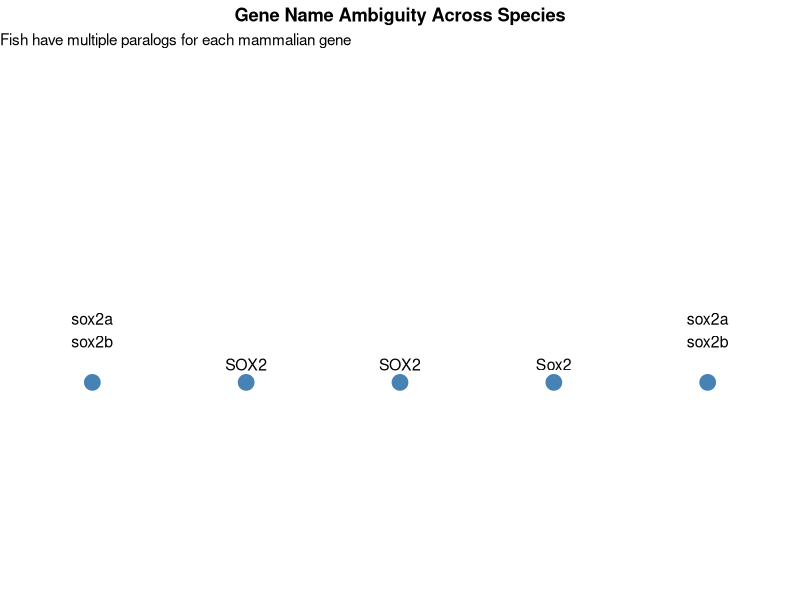

Generate this figure with R:
## ---- chunk 1
knitr::opts_chunk$set(
  echo = TRUE,
  warning = FALSE,
  message = FALSE,
  fig.width = 10,
  fig.height = 7
)
## ---- chunk 2
# Illustration
library(ggplot2)
df <- data.frame(
  species = rep(c("Human", "Mouse", "Lizard", "Zebrafish", "Croaker"), each = 1),
  gene = c("SOX2", "Sox2", "SOX2", "sox2a\nsox2b", "sox2a\nsox2b"),
  y = c(1, 1, 1, 1, 1)
)
ggplot(df, aes(x = species, y = y, label = gene)) +
  geom_point(size = 5, color = "steelblue") +
  geom_text(vjust = -1, size = 4) +
  ylim(0.5, 1.8) +
  labs(title = "Gene Name Ambiguity Across Species",
       subtitle = "Fish have multiple paralogs for each mammalian gene") +
  theme_void() +
  theme(plot.title = element_text(hjust = 0.5, face = "bold"))
## ---- chunk 3
sessionInfo()
